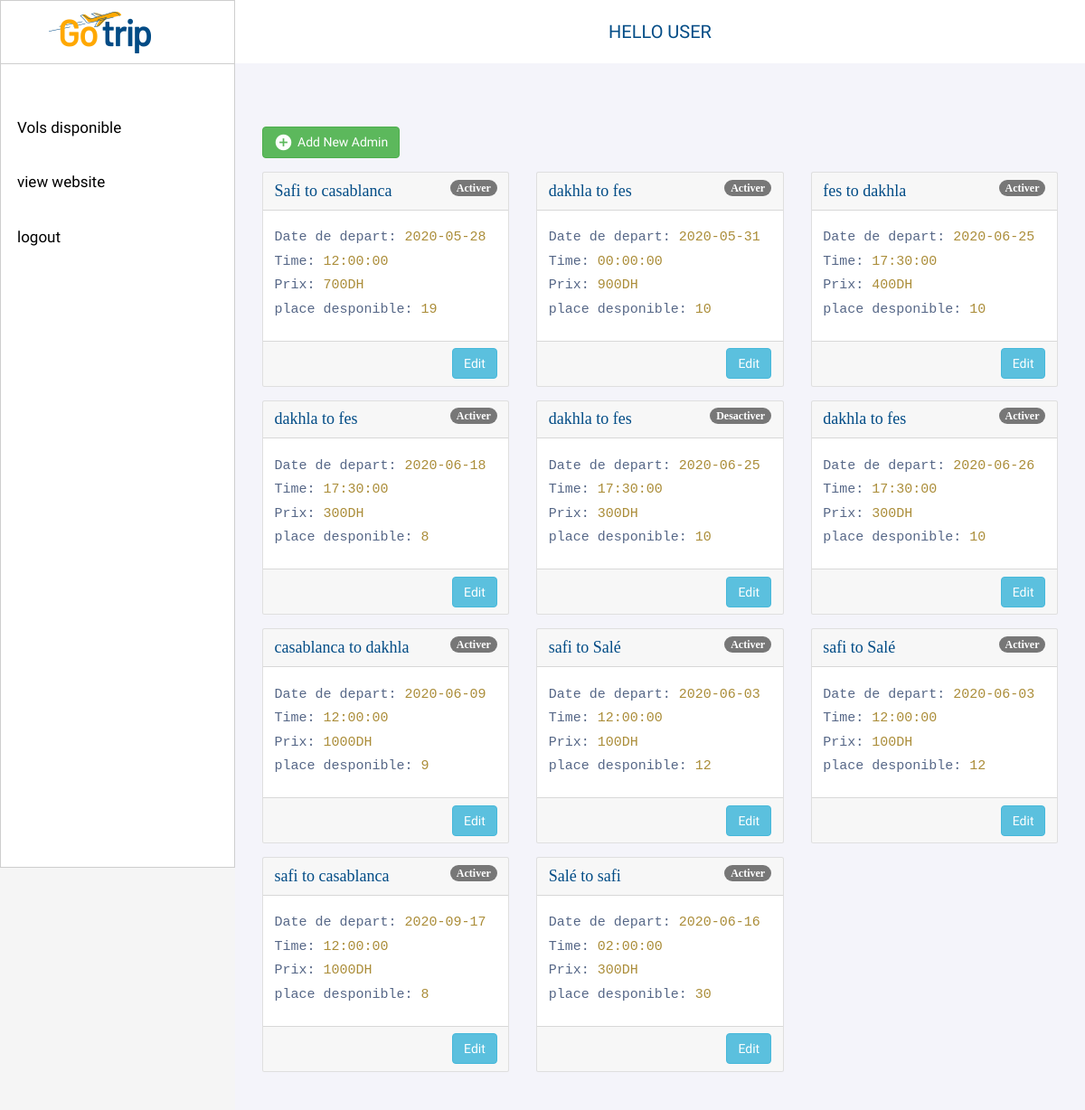
Page /adminprofil.php (signed in) on the committed database.
### tables this page shows
CREATE TABLE `vols` (
  `idVol` int(11) NOT NULL,
  `depart` varchar(200) NOT NULL,
  `destination` varchar(200) NOT NULL,
  `date_depart` date NOT NULL,
  `time` time NOT NULL,
  `prix` float NOT NULL,
  `place_disponible` int(11) NOT NULL,
  `status` varchar(12) NOT NULL
);

### adminprofil.php (the view, shortened to what this page needs)
<?php
include "source/header.php";
include "source/DB_connection.php";
$query = mysqli_query($db, "SELECT * from vols");
?>
<div class="session">
    <?php echo "HELLO" . ' ' . $grade . ' ' . $_SESSION['user']['username']; ?>
</div>
</nav>
<div class="boxContent">
    <div class="firstRow">
        <div class="addbtn">
            <a href="#addEmployeeModal" class="btn btn-success" data-toggle="modal"><i class="material-icons">&#xE147;</i> <span>Add New Admin</span></a>
        </div>
        <div class="row row-cols-1 row-cols-md-3">
            <?php while ($row = mysqli_fetch_array($query)) {  ?>
                <div class="col mb-4">
                    <div class="card h-100">
                        <div class="card-header"><?php echo $row['depart'] . ' ' . 'to' . ' ' . $row['destination']; ?>
                            <span class="badge badge-primary"><?php echo $row['status']; ?></span>
                        </div>
                        <div class="card-body">
                            <h5 class="card-title">Date de depart: <span><?php echo $row['date_depart']; ?></span></h5>
                            <h5 class="card-text">Time: <span><?php echo $row['time']; ?></span></h5>
                            <h5 class="card-text">Prix: <span><?php echo $row['prix']; ?>DH</span></h5>
                            <h5 class="card-text">place desponible: <span><?php echo $row['place_disponible']; ?></span></h5>
                        </div>
                        <div class="card-footer"><a href="vols_admin.php?id=<?php echo $row['idVol']; ?>" class="btn btn-info float-right"> Edit </a>
                        </div>
                    </div>
                </div>
            <?php  }  ?>
        </div>
        </body>
        </html>

### css/head.css (style rules this page uses)
:root { --color-white: white; --color-black: black; --color-grey: #CECECE; --color-primary: #7385F2; }
* { margin: 0; padding: 0; box-sizing: border-box; }
body { font-family: 'Roboto', sans-serif; }
.session { font-size: 10pw; }
.boxContent { padding: 70px 30px; }

### css/admin.css (style rules this page uses)
body { color: #566787; background: #f5f5f5; font-family: 'Varela Round', sans-serif; font-size: 13px; }
.session { display: flex; height: 70px; align-items: center; justify-content: center; color: #024c86; font-size: 20px; text-transform: uppercase; }

### css/vols.css (style rules this page uses)
.card-body { margin-bottom: 13px; }
.card-body h5 { font-size: 15px; font-family: monospace; }
.card-body span { color: #ab8d39; }
.card-header { color: #024c86; font-size: 18px; font-family: cursive; }
.addbtn { margin-bottom: 15px; }
.btn i { float: left; font-size: 21px; margin-right: 5px; }
.badge { float: right; }

### rows in the picture
vols: depart "Safi", destination "casablanca", status "Activer", date_depart "2020-05-28", time "12:00:00", prix "700", place_disponible "19"
vols: depart "dakhla", destination "fes", status "Activer", date_depart "2020-05-31", time "00:00:00", prix "900", place_disponible "10"
vols: depart "fes", destination "dakhla", status "Activer", date_depart "2020-06-25", time "17:30:00", prix "400", place_disponible "10"
vols: depart "dakhla", destination "fes", status "Activer", date_depart "2020-06-18", time "17:30:00", prix "300", place_disponible "8"
vols: depart "dakhla", destination "fes", status "Desactiver", date_depart "2020-06-25", time "17:30:00", prix "300", place_disponible "10"
vols: depart "dakhla", destination "fes", status "Activer", date_depart "2020-06-26", time "17:30:00", prix "300", place_disponible "10"
vols: depart "casablanca", destination "dakhla", status "Activer", date_depart "2020-06-09", time "12:00:00", prix "1000", place_disponible "9"
vols: depart "safi", destination "Salé", status "Activer", date_depart "2020-06-03", time "12:00:00", prix "100", place_disponible "12"
vols: depart "safi", destination "Salé", status "Activer", date_depart "2020-06-03", time "12:00:00", prix "100", place_disponible "12"
vols: depart "safi", destination "casablanca", status "Activer", date_depart "2020-09-17", time "12:00:00", prix "1000", place_disponible "8"
vols: depart "Salé", destination "safi", status "Activer", date_depart "2020-06-16", time "02:00:00", prix "300", place_disponible "30"

### other values in the picture
$_SESSION['user']['username'] "USER"
